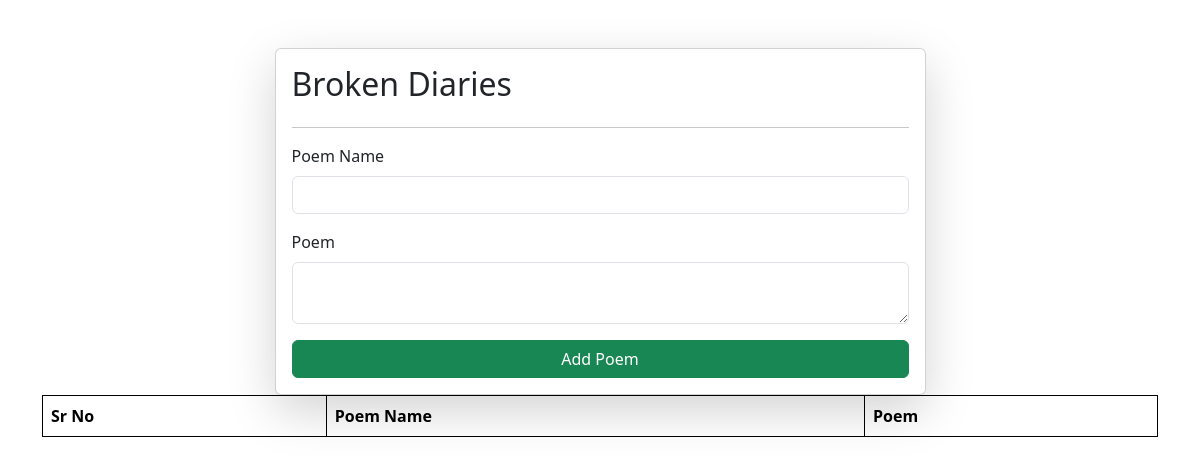
Before: / with the older database file.
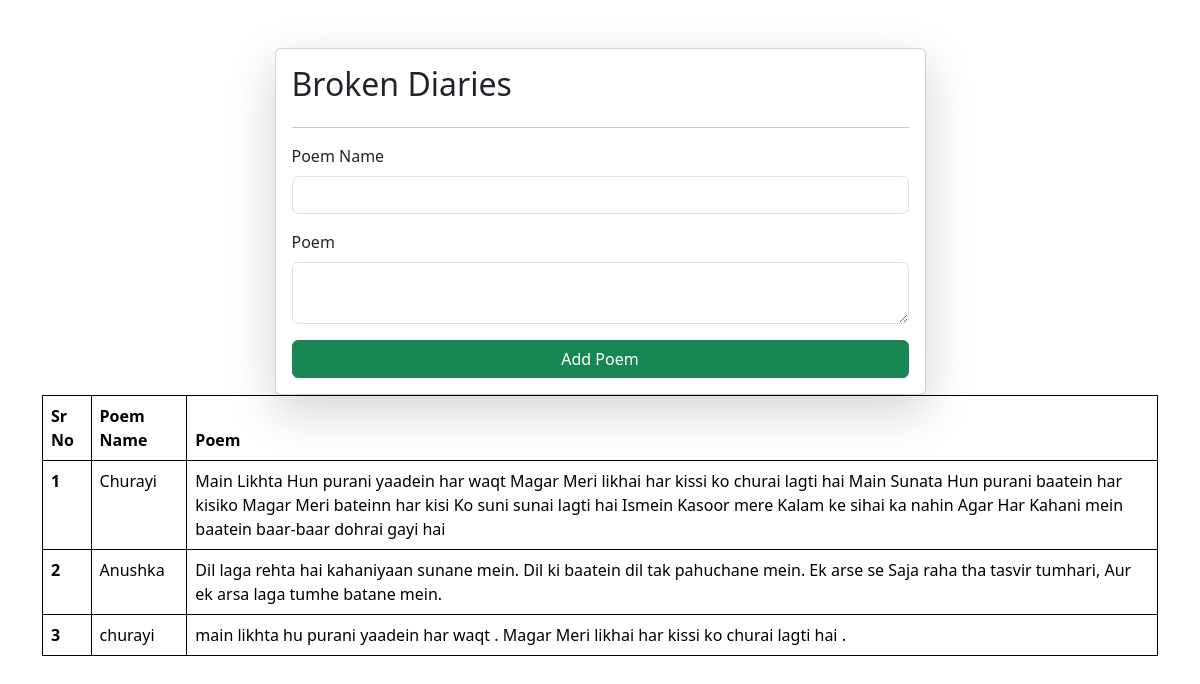
After: the same page with the newer database file.
### brokennest/models.py (models this page shows)
class books(models.Model):
    note_name = models.CharField(max_length = 200)
    note_description = models.TextField()

### brokennest/views.py (the view, shortened to what this page needs)
# urls.py: path("", notebook, name = "notebook"),
def notebook(request):
    queryset = books.objects.all()
    context = {"notebook":queryset}
    return render(request, "books.html", context)

### brokennest/templates/books.html (shortened to what this page needs)
<!DOCTYPE html>
<html lang="en">
<head>
    <link href="https://cdn.jsdelivr.net/npm/bootstrap@5.3.2/dist/css/bootstrap.min.css" rel="stylesheet">
</head>
<body>
    <div class = "container mt-5">
        <form class="col-7 mx-auto card p-3 shadow-lg" method="post">
            <h2>Broken Diaries</h2>
            <hr>
            <div class="mb-3">
              <label class="form-label">Poem Name</label>
              <input name = "note_name" type="text" required class="form-control" >
            </div>
            <div class="mb-3">
              <label class="form-label">Poem</label>
              <textarea name = "note_description" required class="form-control"></textarea>
            </div>
            <button type="submit" class="btn btn-success">Add Poem</button>
          </form>
          <table class="table">
            <thead>
              <tr>
                <th scope="col">Sr No</th>
                <th scope="col">Poem Name</th>
                <th scope="col">Poem</th>
              </tr>
            </thead>
            <tbody>
                {% for note in notebook %}
              <tr>
                <th scope="row">{{ forloop.counter }}</th>
                <td>{{note.note_name}}</td>
                <td>{{note.note_description}}</td>
              </tr>
              {% endfor %}
            </tbody>
          </table>
    </div>
</body>
</html>

### brokennest/templates/books.html (style rules this page uses)
table, th, td { border: 1px solid black; }

Changed rows visible on the page:
added books: note_name "Churayi", note_description "Main Likhta Hun purani yaadein har waqt Magar Meri likhai har kissi ko churai lagti hai Main Sunata Hun purani baatein har kisiko Magar Meri bateinn har kisi Ko suni sunai lagti hai Ismein Kasoor mere Kalam ke sihai ka nahin Agar Har Kahani mein baatein baar-baar dohrai gayi hai"
added books: note_name "Anushka", note_description "Dil laga rehta hai kahaniyaan sunane mein. Dil ki baatein dil tak pahuchane mein. Ek arse se Saja raha tha tasvir tumhari, Aur ek arsa laga tumhe batane mein."
added books: note_name "churayi", note_description "main likhta hu purani yaadein har waqt . Magar Meri likhai har kissi ko churai lagti hai ."
